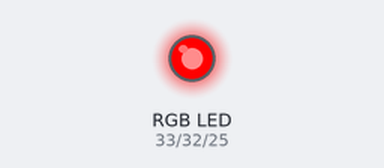
The sketch below on a simulated ESP32. Shown: an RGB LED mixed from three pins (HIGH = lit).

Above: at 0.2 s.
At 1.2 s:
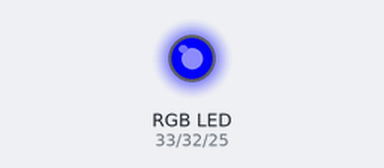
At 1.7 s:
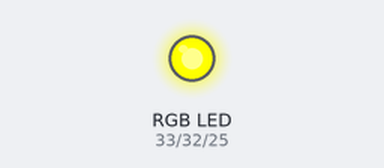
At 2.2 s:
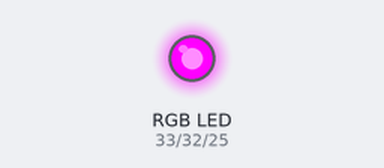
At 3.7 s:
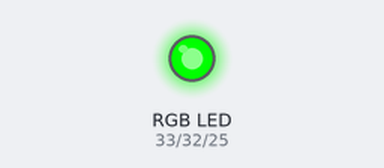
At 5.7 s:
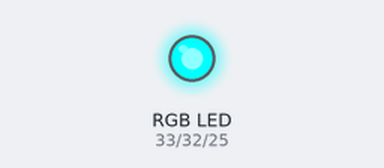
Timing chart, 0 to 6.9 s (numbered marks = the images above):
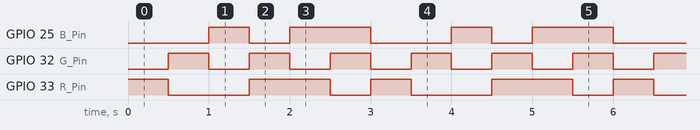

Measured:
- by itself, GPIO 25 (B_Pin): repeats every 3.0 s: LOW 0.50 s, HIGH 1.0 s, LOW 1.0 s, HIGH 0.50 s
- by itself, GPIO 32 (G_Pin): alternates HIGH for 0.50 s and LOW for 0.50 s
- by itself, GPIO 33 (R_Pin): repeats every 3.0 s: LOW 1.0 s, HIGH 1.0 s, LOW 0.50 s, HIGH 0.50 s

The sketch:

RGB_ans.ino
```cpp
/************************************************************
 * 目標: 讓RBG燈閃爍不同的顏色
 *
 * 動作拆解:
 * 1. 設定參數 (#define)
 * 2. 設定針腳模式 (pinMode)
 * 3. 數位輸出 (digitalWrite)
 * 4. 延遲 (delay)
 ************************************************************/
// 參數
#define R_Pin           33
#define G_Pin           32
#define B_Pin           25

// 設定函式，只會執行一次
void setup() {
    pinMode(R_Pin, OUTPUT);
    pinMode(G_Pin, OUTPUT);
    pinMode(B_Pin, OUTPUT);
}

// 迴圈函式，會不斷重複執行
void loop() {
    color(1, 0, 0);
    delay(500);
    color(0, 1, 0);
    delay(500);
    color(0, 0, 1);
    delay(500);
    color(1, 1, 0);
    delay(500);
    color(1, 0, 1);
    delay(500);
    color(0, 1, 1);
    delay(500);
}

// 顏色控制函數
void color(int red, int green, int blue){
    digitalWrite(R_Pin, red);
    digitalWrite(G_Pin, green);
    digitalWrite(B_Pin, blue);
}
```
